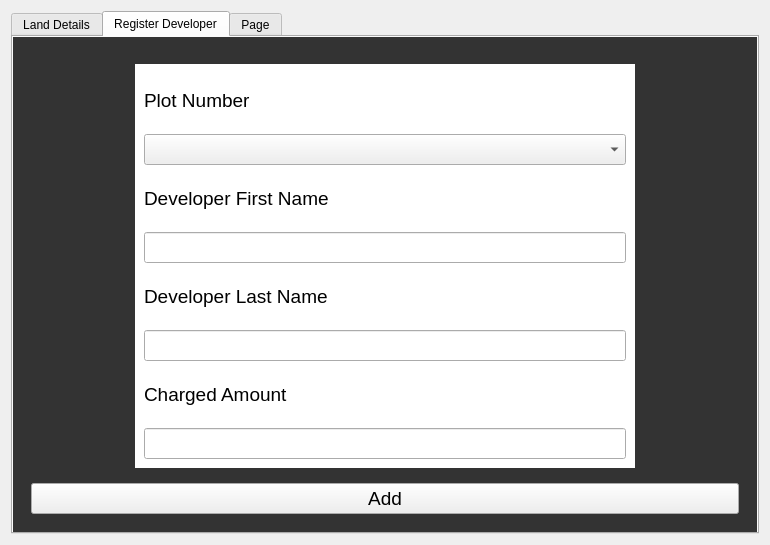
<?xml version="1.0" encoding="UTF-8"?>
<ui version="4.0">
 <class>ZombaDialogBase</class>
 <widget class="QDialog" name="ZombaDialogBase">
  <property name="geometry">
   <rect>
    <x>0</x>
    <y>0</y>
    <width>770</width>
    <height>545</height>
   </rect>
  </property>
  <property name="windowTitle">
   <string>Zomba_LMS</string>
  </property>
  <layout class="QVBoxLayout" name="verticalLayout">
   <item>
    <widget class="QTabWidget" name="tabWidget">
     <property name="styleSheet">
      <string notr="true">QWidget#tabWidgetPage1{
		background: #333333;
		color: #ffffff;
}
QWidget#tab{
		background: #333333;
		color: #ffffff;
}</string>
     </property>
     <property name="currentIndex">
      <number>1</number>
     </property>
     <widget class="QWidget" name="tabWidgetPage1">
      <attribute name="title">
       <string>Land Details</string>
      </attribute>
      <layout class="QHBoxLayout" name="horizontalLayout">
       <item>
        <widget class="QWidget" name="widget_3" native="true">
         <property name="maximumSize">
          <size>
           <width>250</width>
           <height>16777215</height>
          </size>
         </property>
         <property name="styleSheet">
          <string notr="true">QWidget#widget_3{
		background: #333333;
		color: #ffffff;
}</string>
         </property>
         <layout class="QVBoxLayout" name="verticalLayout_2">
          <item>
           <widget class="QWidget" name="widget_4" native="true">
            <property name="maximumSize">
             <size>
              <width>16777215</width>
              <height>70</height>
             </size>
            </property>
            <layout class="QHBoxLayout" name="horizontalLayout_2">
             <item>
              <widget class="QLineEdit" name="filterList">
               <property name="font">
                <font>
                 <pointsize>12</pointsize>
                </font>
               </property>
              </widget>
             </item>
             <item>
              <widget class="QLabel" name="label">
               <property name="font">
                <font>
                 <pointsize>12</pointsize>
                </font>
               </property>
               <property name="styleSheet">
                <string notr="true">QLabel#label{
		background: transparent;
		color: #ffffff;
}</string>
               </property>
               <property name="text">
                <string>Search</string>
               </property>
              </widget>
             </item>
            </layout>
           </widget>
          </item>
          <item>
           <widget class="QLabel" name="label_3">
            <property name="font">
             <font>
              <pointsize>14</pointsize>
             </font>
            </property>
            <property name="styleSheet">
             <string notr="true">QLabel#label_3{
		background: transparent;
		color: #ffffff;
}</string>
            </property>
            <property name="text">
             <string>Available Airports</string>
            </property>
            <property name="alignment">
             <set>Qt::AlignCenter</set>
            </property>
           </widget>
          </item>
          <item>
           <widget class="QListWidget" name="mainLeftList">
            <property name="minimumSize">
             <size>
              <width>200</width>
              <height>0</height>
             </size>
            </property>
            <property name="font">
             <font>
              <pointsize>12</pointsize>
             </font>
            </property>
            <property name="styleSheet">
             <string notr="true">QListWidget#mainLeftList{
		background: transparent;
		color: #ffffff;
		border:none;
}</string>
            </property>
           </widget>
          </item>
          <item>
           <widget class="QPushButton" name="viewDetailsBtn">
            <property name="text">
             <string>View Details</string>
            </property>
           </widget>
          </item>
         </layout>
        </widget>
       </item>
       <item>
        <widget class="QWidget" name="featureLabels" native="true">
         <property name="styleSheet">
          <string notr="true">QWidget#featureLabels{
		background: #ffffff;
		color: #000000;
}</string>
         </property>
         <layout class="QVBoxLayout" name="verticalLayout_3">
          <item>
           <widget class="QLabel" name="selectedFeature">
            <property name="maximumSize">
             <size>
              <width>16777215</width>
              <height>40</height>
             </size>
            </property>
            <property name="font">
             <font>
              <pointsize>15</pointsize>
             </font>
            </property>
            <property name="text">
             <string>Selected Airport</string>
            </property>
            <property name="alignment">
             <set>Qt::AlignCenter</set>
            </property>
           </widget>
          </item>
          <item>
           <widget class="QWidget" name="widget_5" native="true">
            <layout class="QVBoxLayout" name="verticalLayout_4">
             <item>
              <widget class="QLabel" name="label_4">
               <property name="font">
                <font>
                 <pointsize>11</pointsize>
                </font>
               </property>
               <property name="text">
                <string>See more about this airpot on Wikipedia by visiting this link</string>
               </property>
              </widget>
             </item>
             <item>
              <widget class="QLabel" name="wikipedia">
               <property name="font">
                <font>
                 <pointsize>11</pointsize>
                </font>
               </property>
               <property name="styleSheet">
                <string notr="true">text-align:right;</string>
               </property>
               <property name="text">
                <string/>
               </property>
               <property name="alignment">
                <set>Qt::AlignRight|Qt::AlignTrailing|Qt::AlignVCenter</set>
               </property>
              </widget>
             </item>
             <item>
              <widget class="QLabel" name="label_2">
               <property name="font">
                <font>
                 <pointsize>11</pointsize>
                </font>
               </property>
               <property name="text">
                <string>GPS Code</string>
               </property>
              </widget>
             </item>
             <item>
              <widget class="QLabel" name="gps_code">
               <property name="font">
                <font>
                 <pointsize>11</pointsize>
                </font>
               </property>
               <property name="text">
                <string/>
               </property>
               <property name="alignment">
                <set>Qt::AlignRight|Qt::AlignTrailing|Qt::AlignVCenter</set>
               </property>
              </widget>
             </item>
             <item>
              <widget class="QLabel" name="label_5">
               <property name="font">
                <font>
                 <pointsize>11</pointsize>
                </font>
               </property>
               <property name="text">
                <string>English name</string>
               </property>
              </widget>
             </item>
             <item>
              <widget class="QLabel" name="name_en">
               <property name="font">
                <font>
                 <pointsize>11</pointsize>
                </font>
               </property>
               <property name="text">
                <string/>
               </property>
               <property name="alignment">
                <set>Qt::AlignRight|Qt::AlignTrailing|Qt::AlignVCenter</set>
               </property>
              </widget>
             </item>
             <item>
              <widget class="QLabel" name="label_7">
               <property name="font">
                <font>
                 <pointsize>11</pointsize>
                </font>
               </property>
               <property name="text">
                <string>Spanish name</string>
               </property>
              </widget>
             </item>
             <item>
              <widget class="QLabel" name="name_es">
               <property name="font">
                <font>
                 <pointsize>11</pointsize>
                </font>
               </property>
               <property name="text">
                <string/>
               </property>
               <property name="alignment">
                <set>Qt::AlignRight|Qt::AlignTrailing|Qt::AlignVCenter</set>
               </property>
              </widget>
             </item>
             <item>
              <widget class="QLabel" name="label_9">
               <property name="font">
                <font>
                 <pointsize>11</pointsize>
                </font>
               </property>
               <property name="text">
                <string>Port Geometry</string>
               </property>
              </widget>
             </item>
             <item>
              <widget class="QTextEdit" name="geom">
               <property name="maximumSize">
                <size>
                 <width>16777215</width>
                 <height>80</height>
                </size>
               </property>
               <property name="font">
                <font>
                 <pointsize>11</pointsize>
                </font>
               </property>
               <property name="styleSheet">
                <string notr="true">QTextEdit#geom{
	background:transparent
}</string>
               </property>
              </widget>
             </item>
            </layout>
           </widget>
          </item>
         </layout>
        </widget>
       </item>
      </layout>
     </widget>
     <widget class="QWidget" name="tab">
      <attribute name="title">
       <string>Register Developer</string>
      </attribute>
      <layout class="QGridLayout" name="gridLayout">
       <item row="0" column="0">
        <widget class="QWidget" name="widget" native="true">
         <layout class="QVBoxLayout" name="verticalLayout_5">
          <item>
           <widget class="QWidget" name="chart" native="true">
            <property name="font">
             <font>
              <pointsize>14</pointsize>
             </font>
            </property>
            <layout class="QHBoxLayout" name="horizontalLayout_3">
             <item>
              <spacer name="horizontalSpacer">
               <property name="orientation">
                <enum>Qt::Horizontal</enum>
               </property>
               <property name="sizeHint" stdset="0">
                <size>
                 <width>40</width>
                 <height>20</height>
                </size>
               </property>
              </spacer>
             </item>
             <item>
              <widget class="QWidget" name="widget_2" native="true">
               <property name="minimumSize">
                <size>
                 <width>500</width>
                 <height>0</height>
                </size>
               </property>
               <property name="styleSheet">
                <string notr="true">QWidget#widget_2{
		background: #ffffff;
		color: #333333;
		border: none;
		padding:120px
}</string>
               </property>
               <layout class="QVBoxLayout" name="verticalLayout_6">
                <item>
                 <widget class="QLabel" name="label_10">
                  <property name="font">
                   <font>
                    <pointsize>14</pointsize>
                   </font>
                  </property>
                  <property name="styleSheet">
                   <string notr="true"/>
                  </property>
                  <property name="text">
                   <string>Plot Number</string>
                  </property>
                 </widget>
                </item>
                <item>
                 <widget class="QComboBox" name="plot_combo">
                  <property name="font">
                   <font>
                    <pointsize>14</pointsize>
                   </font>
                  </property>
                 </widget>
                </item>
                <item>
                 <widget class="QLabel" name="label_8">
                  <property name="font">
                   <font>
                    <pointsize>14</pointsize>
                   </font>
                  </property>
                  <property name="text">
                   <string>Developer First Name</string>
                  </property>
                 </widget>
                </item>
                <item>
                 <widget class="QLineEdit" name="fname">
                  <property name="font">
                   <font>
                    <pointsize>14</pointsize>
                   </font>
                  </property>
                 </widget>
                </item>
                <item>
                 <widget class="QLabel" name="label_6">
                  <property name="font">
                   <font>
                    <pointsize>14</pointsize>
                   </font>
                  </property>
                  <property name="text">
                   <string>Developer Last Name</string>
                  </property>
                 </widget>
                </item>
                <item>
                 <widget class="QLineEdit" name="lname">
                  <property name="font">
                   <font>
                    <pointsize>14</pointsize>
                   </font>
                  </property>
                 </widget>
                </item>
                <item>
                 <widget class="QLabel" name="label_11">
                  <property name="font">
                   <font>
                    <pointsize>14</pointsize>
                   </font>
                  </property>
                  <property name="text">
                   <string>Charged Amount</string>
                  </property>
                 </widget>
                </item>
                <item>
                 <widget class="QLineEdit" name="amount">
                  <property name="font">
                   <font>
                    <pointsize>14</pointsize>
                   </font>
                  </property>
                 </widget>
                </item>
               </layout>
              </widget>
             </item>
             <item>
              <spacer name="horizontalSpacer_2">
               <property name="orientation">
                <enum>Qt::Horizontal</enum>
               </property>
               <property name="sizeHint" stdset="0">
                <size>
                 <width>40</width>
                 <height>20</height>
                </size>
               </property>
              </spacer>
             </item>
            </layout>
           </widget>
          </item>
          <item>
           <widget class="QPushButton" name="add_btn">
            <property name="font">
             <font>
              <pointsize>14</pointsize>
             </font>
            </property>
            <property name="text">
             <string>Add</string>
            </property>
           </widget>
          </item>
         </layout>
        </widget>
       </item>
      </layout>
     </widget>
     <widget class="QWidget" name="tab_2">
      <attribute name="title">
       <string>Page</string>
      </attribute>
      <layout class="QGridLayout" name="gridLayout_2">
       <item row="0" column="0">
        <widget class="QWidget" name="widget_6" native="true">
         <layout class="QHBoxLayout" name="horizontalLayout_4">
          <item>
           <widget class="QListWidget" name="developerslistwidget"/>
          </item>
         </layout>
        </widget>
       </item>
      </layout>
     </widget>
    </widget>
   </item>
  </layout>
 </widget>
 <resources/>
 <connections/>
</ui>
